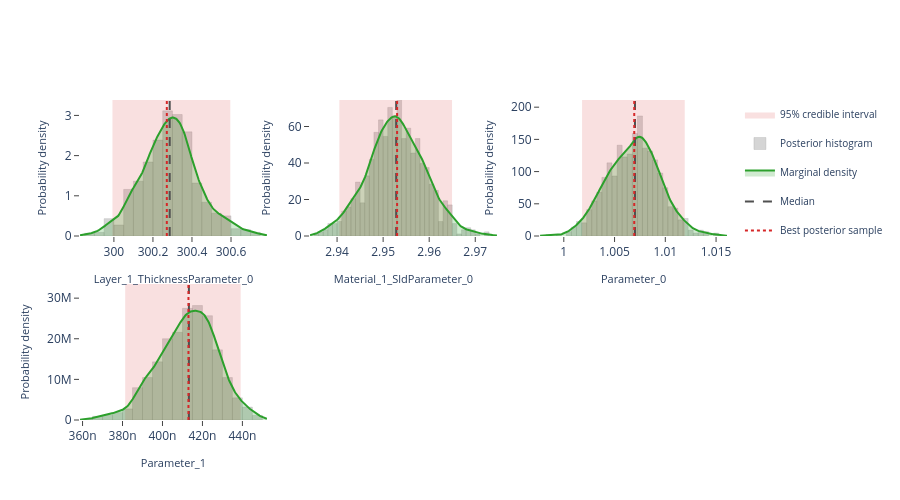

Notebook code cell kept with this figure:
### Markdown cell above
## Interactive posterior plots

The next three cells render the same Plotly figures that are shown on the
Bayesian Posterior tab of the EasyReflectometryApp:

* **Marginals** — per-parameter distribution: histogram + smooth KDE marginal,
  shaded 95% credible interval, and median / best-sample lines
  (`plot_distribution` or `posterior.distribution()`)
* **Corner plot** — pairwise marginals + 2-D contours + scatter (`plot_corner`)
* **Traces** — per-chain trace + marginal histogram (`plot_trace`)

The standalone helpers are called with ``return_figure=True`` so they return a
Plotly ``Figure`` that we render in the notebook with ``fig.show()``; the
``PosteriorResults`` methods return the figure directly.

### Code cell
# ---- Marginal posterior distributions ---------------------------------------
# One panel per free parameter, each overlaying the posterior histogram, a
# smooth Gaussian-KDE marginal, the shaded 95% credible interval, and the
# median / best-sample reference lines.  Mirrors the "Marginals" sub-tab in
# the EasyReflectometryApp.

# The PosteriorResults method passes ``logp`` through automatically so the
# best posterior sample (MAP) line is drawn:
fig = posterior.distribution()
fig.show()

# Standalone equivalent (pass ``logp`` to get the best-sample line):
# fig = plot_distribution(
#     posterior.draws,
#     posterior.param_names,
#     logp=posterior.logp,
#     return_figure=True,
# )
# fig.show()

### Figure 1 — Plotly figure (JSON) as saved in the notebook; plotly's stock layout.template omitted (floating-point values rounded to 4 significant figures; data arrays with more than 128 entries replaced by an {"elided": "..."} marker saying what was removed)
{"data": [{"fill": "toself", "fillcolor": "rgba(214, 39, 40, 0.14)", "hoverinfo": "skip", "legendgroup": "95% credible interval", "line": {"color": "rgba(214, 39, 40, 0.14)", "width": 0}, "mode": "lines", "name": "95% credible interval", "showlegend": true, "type": "scatter", "x": [300.0, 300.6, 300.6, 300.0, 300.0], "xaxis": "x", "y": [0.0, 0.0, 3.384, 3.384, 0.0], "yaxis": "y"}, {"histnorm": "probability density", "hovertemplate": "sample=%{x:.4f}<br>density: %{y:.2f}<extra></extra>", "legendgroup": "histogram", "marker": {"color": "rgba(120, 120, 120, 0.38)", "line": {"color": "rgba(120, 120, 120, 0.24)", "width": 1}}, "name": "Posterior histogram", "nbinsx": 40, "opacity": 0.82, "showlegend": true, "type": "histogram", "x": {"elided": "880 float values"}, "xaxis": "x", "yaxis": "y"}, {"fill": "tozeroy", "fillcolor": "rgba(44, 160, 44, 0.22)", "hovertemplate": "Layer_1_ThicknessParameter_0: %{x:.4f}<br>density: %{y:.4f}<extra></extra>", "legendgroup": "marginal", "line": {"color": "rgb(44, 160, 44)", "width": 2}, "mode": "lines", "name": "Marginal density", "showlegend": true, "type": "scatter", "x": {"elided": "256 float values"}, "xaxis": "x", "y": {"elided": "256 float values"}, "yaxis": "y"}, {"hovertemplate": "Median: %{x:.4f}<extra></extra>", "legendgroup": "Median", "line": {"color": "rgb(80, 80, 80)", "dash": "dash", "width": 2}, "mode": "lines", "name": "Median", "showlegend": true, "type": "scatter", "x": [300.3, 300.3], "xaxis": "x", "y": [0.0, 3.384], "yaxis": "y"}, {"hovertemplate": "Best posterior sample: %{x:.4f}<extra></extra>", "legendgroup": "Best posterior sample", "line": {"color": "rgb(214, 39, 40)", "dash": "dot", "width": 2}, "mode": "lines", "name": "Best posterior sample", "showlegend": true, "type": "scatter", "x": [300.3, 300.3], "xaxis": "x", "y": [0.0, 3.384], "yaxis": "y"}, {"fill": "toself", "fillcolor": "rgba(214, 39, 40, 0.14)", "hoverinfo": "skip", "legendgroup": "95% credible interval", "line": {"color": "rgba(214, 39, 40, 0.14)", "width": 0}, "mode": "lines", "name": "95% credible interval", "showlegend": false, "type": "scatter", "x": [2.94, 2.965, 2.965, 2.94, 2.94], "xaxis": "x2", "y": [0.0, 0.0, 74.52, 74.52, 0.0], "yaxis": "y2"}, {"histnorm": "probability density", "hovertemplate": "sample=%{x:.4f}<br>density: %{y:.2f}<extra></extra>", "legendgroup": "histogram", "marker": {"color": "rgba(120, 120, 120, 0.38)", "line": {"color": "rgba(120, 120, 120, 0.24)", "width": 1}}, "name": "Posterior histogram", "nbinsx": 40, "opacity": 0.82, "showlegend": false, "type": "histogram", "x": {"elided": "880 float values"}, "xaxis": "x2", "yaxis": "y2"}, {"fill": "tozeroy", "fillcolor": "rgba(44, 160, 44, 0.22)", "hovertemplate": "Material_1_SldParameter_0: %{x:.4f}<br>density: %{y:.4f}<extra></extra>", "legendgroup": "marginal", "line": {"color": "rgb(44, 160, 44)", "width": 2}, "mode": "lines", "name": "Marginal density", "showlegend": false, "type": "scatter", "x": {"elided": "256 float values"}, "xaxis": "x2", "y": {"elided": "256 float values"}, "yaxis": "y2"}, {"hovertemplate": "Median: %{x:.4f}<extra></extra>", "legendgroup": "Median", "line": {"color": "rgb(80, 80, 80)", "dash": "dash", "width": 2}, "mode": "lines", "name": "Median", "showlegend": false, "type": "scatter", "x": [2.953, 2.953], "xaxis": "x2", "y": [0.0, 74.52], "yaxis": "y2"}, {"hovertemplate": "Best posterior sample: %{x:.4f}<extra></extra>", "legendgroup": "Best posterior sample", "line": {"color": "rgb(214, 39, 40)", "dash": "dot", "width": 2}, "mode": "lines", "name": "Best posterior sample", "showlegend": false, "type": "scatter", "x": [2.953, 2.953], "xaxis": "x2", "y": [0.0, 74.52], "yaxis": "y2"}, {"fill": "toself", "fillcolor": "rgba(214, 39, 40, 0.14)", "hoverinfo": "skip", "legendgroup": "95% credible interval", "line": {"color": "rgba(214, 39, 40, 0.14)", "width": 0}, "mode": "lines", "name": "95% credible interval", "showlegend": false, "type": "scatter", "x": [1.002, 1.012, 1.012, 1.002, 1.002], "xaxis": "x3", "y": [0.0, 0.0, 211.2, 211.2, 0.0], "yaxis": "y3"}, {"histnorm": "probability density", "hovertemplate": "sample=%{x:.4f}<br>density: %{y:.2f}<extra></extra>", "legendgroup": "histogram", "marker": {"color": "rgba(120, 120, 120, 0.38)", "line": {"color": "rgba(120, 120, 120, 0.24)", "width": 1}}, "name": "Posterior histogram", "nbinsx": 40, "opacity": 0.82, "showlegend": false, "type": "histogram", "x": {"elided": "880 float values"}, "xaxis": "x3", "yaxis": "y3"}, {"fill": "tozeroy", "fillcolor": "rgba(44, 160, 44, 0.22)", "hovertemplate": "Parameter_0: %{x:.4f}<br>density: %{y:.4f}<extra></extra>", "legendgroup": "marginal", "line": {"color": "rgb(44, 160, 44)", "width": 2}, "mode": "lines", "name": "Marginal density", "showlegend": false, "type": "scatter", "x": {"elided": "256 float values"}, "xaxis": "x3", "y": {"elided": "256 float values"}, "yaxis": "y3"}, {"hovertemplate": "Median: %{x:.4f}<extra></extra>", "legendgroup": "Median", "line": {"color": "rgb(80, 80, 80)", "dash": "dash", "width": 2}, "mode": "lines", "name": "Median", "showlegend": false, "type": "scatter", "x": [1.007, 1.007], "xaxis": "x3", "y": [0.0, 211.2], "yaxis": "y3"}, {"hovertemplate": "Best posterior sample: %{x:.4f}<extra></extra>", "legendgroup": "Best posterior sample", "line": {"color": "rgb(214, 39, 40)", "dash": "dot", "width": 2}, "mode": "lines", "name": "Best posterior sample", "showlegend": false, "type": "scatter", "x": [1.007, 1.007], "xaxis": "x3", "y": [0.0, 211.2], "yaxis": "y3"}, {"fill": "toself", "fillcolor": "rgba(214, 39, 40, 0.14)", "hoverinfo": "skip", "legendgroup": "95% credible interval", "line": {"color": "rgba(214, 39, 40, 0.14)", "width": 0}, "mode": "lines", "name": "95% credible interval", "showlegend": false, "type": "scatter", "x": [3.813e-07, 4.391e-07, 4.391e-07, 3.813e-07, 3.813e-07], "xaxis": "x4", "y": [0.0, 0.0, 33480000.0, 33480000.0, 0.0], "yaxis": "y4"}, {"histnorm": "probability density", "hovertemplate": "sample=%{x:.4f}<br>density: %{y:.2f}<extra></extra>", "legendgroup": "histogram", "marker": {"color": "rgba(120, 120, 120, 0.38)", "line": {"color": "rgba(120, 120, 120, 0.24)", "width": 1}}, "name": "Posterior histogram", "nbinsx": 40, "opacity": 0.82, "showlegend": false, "type": "histogram", "x": {"elided": "880 float values"}, "xaxis": "x4", "yaxis": "y4"}, {"fill": "tozeroy", "fillcolor": "rgba(44, 160, 44, 0.22)", "hovertemplate": "Parameter_1: %{x:.4f}<br>density: %{y:.4f}<extra></extra>", "legendgroup": "marginal", "line": {"color": "rgb(44, 160, 44)", "width": 2}, "mode": "lines", "name": "Marginal density", "showlegend": false, "type": "scatter", "x": {"elided": "256 float values"}, "xaxis": "x4", "y": {"elided": "256 float values"}, "yaxis": "y4"}, {"hovertemplate": "Median: %{x:.4f}<extra></extra>", "legendgroup": "Median", "line": {"color": "rgb(80, 80, 80)", "dash": "dash", "width": 2}, "mode": "lines", "name": "Median", "showlegend": false, "type": "scatter", "x": [4.132e-07, 4.132e-07], "xaxis": "x4", "y": [0.0, 33480000.0], "yaxis": "y4"}, {"hovertemplate": "Best posterior sample: %{x:.4f}<extra></extra>", "legendgroup": "Best posterior sample", "line": {"color": "rgb(214, 39, 40)", "dash": "dot", "width": 2}, "mode": "lines", "name": "Best posterior sample", "showlegend": false, "type": "scatter", "x": [4.13e-07, 4.13e-07], "xaxis": "x4", "y": [0.0, 33480000.0], "yaxis": "y4"}], "layout": {"barmode": "overlay", "height": 500, "legend": {"font": {"size": 10}}, "plot_bgcolor": "white", "showlegend": true, "xaxis": {"anchor": "y", "domain": [0.0, 0.2889], "range": [299.8, 300.8], "showgrid": false, "ticks": "outside", "title": {"font": {"size": 11}, "text": "Layer_1_ThicknessParameter_0"}, "zeroline": false}, "xaxis2": {"anchor": "y2", "domain": [0.3556, 0.6444], "range": [2.934, 2.975], "showgrid": false, "ticks": "outside", "title": {"font": {"size": 11}, "text": "Material_1_SldParameter_0"}, "zeroline": false}, "xaxis3": {"anchor": "y3", "domain": [0.7111, 1.0], "range": [0.9977, 1.016], "showgrid": false, "ticks": "outside", "title": {"font": {"size": 11}, "text": "Parameter_0"}, "zeroline": false}, "xaxis4": {"anchor": "y4", "domain": [0.0, 0.2889], "range": [3.587e-07, 4.523e-07], "showgrid": false, "ticks": "outside", "title": {"font": {"size": 11}, "text": "Parameter_1"}, "zeroline": false}, "xaxis5": {"anchor": "y5", "domain": [0.3556, 0.6444], "showgrid": false, "ticks": "outside", "zeroline": false}, "xaxis6": {"anchor": "y6", "domain": [0.7111, 1.0], "showgrid": false, "ticks": "outside", "zeroline": false}, "yaxis": {"anchor": "x", "domain": [0.575, 1.0], "range": [0.0, 3.384], "showgrid": false, "ticks": "outside", "title": {"font": {"size": 11}, "text": "Probability density"}, "zeroline": false}, "yaxis2": {"anchor": "x2", "domain": [0.575, 1.0], "range": [0.0, 74.52], "showgrid": false, "ticks": "outside", "title": {"font": {"size": 11}, "text": "Probability density"}, "zeroline": false}, "yaxis3": {"anchor": "x3", "domain": [0.575, 1.0], "range": [0.0, 211.2], "showgrid": false, "ticks": "outside", "title": {"font": {"size": 11}, "text": "Probability density"}, "zeroline": false}, "yaxis4": {"anchor": "x4", "domain": [0.0, 0.425], "range": [0.0, 33480000.0], "showgrid": false, "ticks": "outside", "title": {"font": {"size": 11}, "text": "Probability density"}, "zeroline": false}, "yaxis5": {"anchor": "x5", "domain": [0.0, 0.425], "showgrid": false, "ticks": "outside", "zeroline": false}, "yaxis6": {"anchor": "x6", "domain": [0.0, 0.425], "showgrid": false, "ticks": "outside", "zeroline": false}}}
